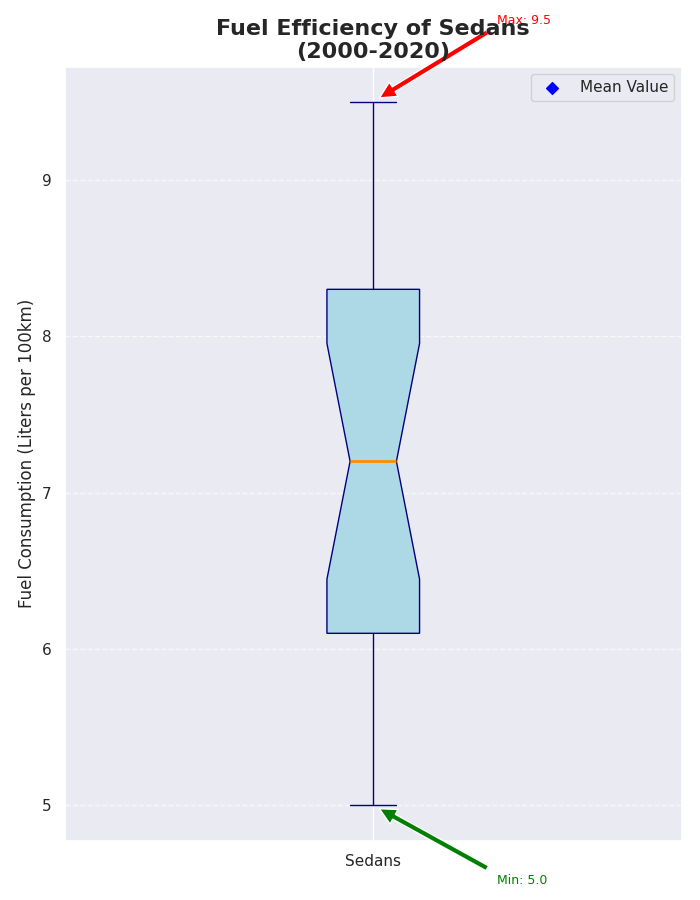

Reproduce this figure in Python.
import matplotlib.pyplot as plt
import numpy as np

# Shuffled data within the sedans list while preserving structure
sedans = [8.5, 9.2, 9.5, 7.4, 5.7, 6.8, 8.0, 7.6, 5.3, 9.0, 6.3, 6.1, 8.9, 7.8, 5.0, 8.3, 7.0, 6.5, 7.2, 5.5, 5.9]

fig, ax = plt.subplots(figsize=(7, 9))

single_color = 'lightblue'
box = ax.boxplot(sedans, vert=True, patch_artist=True, notch=True,
                 boxprops=dict(facecolor=single_color, color='navy'),
                 whiskerprops=dict(color='navy'),
                 capprops=dict(color='navy'),
                 medianprops=dict(color='darkorange', linewidth=2),
                 flierprops=dict(markerfacecolor='red', marker='o', markersize=8, linestyle='none'))

mean = np.mean(sedans)
ax.scatter(1, mean, color='blue', marker='D', label='Mean Value')

ax.set_title("Fuel Efficiency of Sedans\n(2000-2020)", fontsize=16, fontweight='bold')
ax.set_ylabel("Fuel Consumption (Liters per 100km)", fontsize=12)
ax.set_xticks(ticks=[1])
ax.set_xticklabels(['Sedans'], fontsize=11)
ax.grid(axis='y', linestyle='--', alpha=0.7)
ax.legend(loc='upper right')

min_val, max_val = min(sedans), max(sedans)
ax.annotate(f'Min: {min_val}', xy=(1, min_val), xytext=(1.2, min_val-0.5),
            arrowprops=dict(facecolor='green', shrink=0.05), fontsize=9, color='green')
ax.annotate(f'Max: {max_val}', xy=(1, max_val), xytext=(1.2, max_val+0.5),
            arrowprops=dict(facecolor='red', shrink=0.05), fontsize=9, color='red')

plt.tight_layout()
plt.show()
